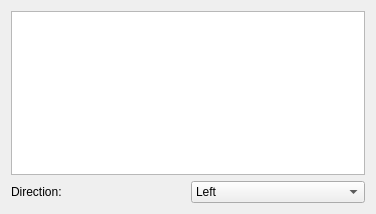
           <widget class="QWidget" name="page_objects">
            <property name="geometry">
             <rect>
              <x>0</x>
              <y>0</y>
              <width>376</width>
              <height>214</height>
             </rect>
            </property>
            <attribute name="label">
             <string>Object Placing</string>
            </attribute>
            <layout class="QVBoxLayout" name="verticalLayout_6">
             <item>
              <widget class="QListWidget" name="objectListWidget">
               <property name="sizePolicy">
                <sizepolicy hsizetype="Preferred" vsizetype="Expanding">
                 <horstretch>0</horstretch>
                 <verstretch>0</verstretch>
                </sizepolicy>
               </property>
              </widget>
             </item>
             <item>
              <layout class="QHBoxLayout" name="horizontalLayout_4">
               <property name="bottomMargin">
                <number>0</number>
               </property>
               <item>
                <widget class="QLabel" name="label_12">
                 <property name="text">
                  <string>Direction:</string>
                 </property>
                </widget>
               </item>
               <item>
                <widget class="QComboBox" name="object_direction_combo">
                 <item>
                  <property name="text">
                   <string>Left</string>
                  </property>
                 </item>
                 <item>
                  <property name="text">
                   <string>Right</string>
                  </property>
                 </item>
                 <item>
                  <property name="text">
                   <string>Up</string>
                  </property>
                 </item>
                 <item>
                  <property name="text">
                   <string>Down</string>
                  </property>
                 </item>
                </widget>
               </item>
              </layout>
             </item>
            </layout>
           </widget>
